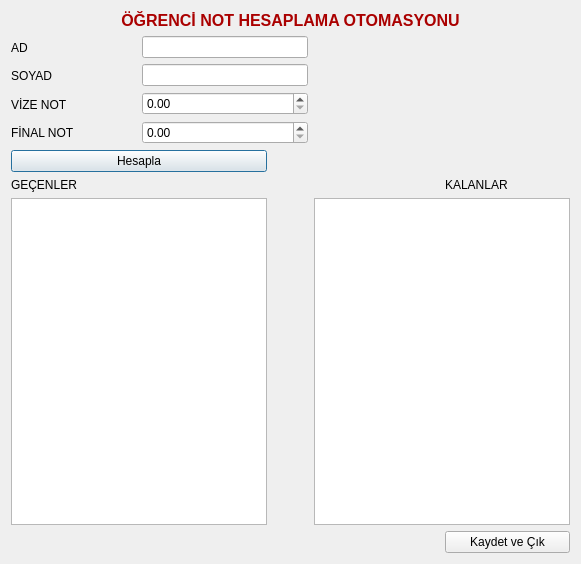
<?xml version="1.0" encoding="UTF-8"?>
<ui version="4.0">
 <class>Dialog</class>
 <widget class="QDialog" name="Dialog">
  <property name="geometry">
   <rect>
    <x>0</x>
    <y>0</y>
    <width>581</width>
    <height>564</height>
   </rect>
  </property>
  <property name="windowTitle">
   <string>Dialog</string>
  </property>
  <layout class="QGridLayout" name="gridLayout">
   <item row="3" column="4">
    <widget class="QLabel" name="label_7">
     <property name="text">
      <string>KALANLAR</string>
     </property>
    </widget>
   </item>
   <item row="3" column="0" colspan="2">
    <widget class="QLabel" name="label_6">
     <property name="text">
      <string>GEÇENLER</string>
     </property>
    </widget>
   </item>
   <item row="2" column="0" colspan="2">
    <widget class="QPushButton" name="BTN_hesapla">
     <property name="text">
      <string>Hesapla</string>
     </property>
    </widget>
   </item>
   <item row="5" column="4">
    <widget class="QPushButton" name="BTN_kaydet">
     <property name="text">
      <string>Kaydet ve Çık</string>
     </property>
    </widget>
   </item>
   <item row="1" column="0">
    <layout class="QVBoxLayout" name="verticalLayout">
     <item>
      <widget class="QLabel" name="label_2">
       <property name="text">
        <string>AD</string>
       </property>
      </widget>
     </item>
     <item>
      <widget class="QLabel" name="label_3">
       <property name="text">
        <string>SOYAD</string>
       </property>
      </widget>
     </item>
     <item>
      <widget class="QLabel" name="label_4">
       <property name="text">
        <string>VİZE NOT</string>
       </property>
      </widget>
     </item>
     <item>
      <widget class="QLabel" name="label_5">
       <property name="text">
        <string>FİNAL NOT</string>
       </property>
      </widget>
     </item>
    </layout>
   </item>
   <item row="4" column="0" colspan="2">
    <widget class="QListWidget" name="LW_gecenler"/>
   </item>
   <item row="4" column="3" colspan="2">
    <widget class="QListWidget" name="LW_kalanLar"/>
   </item>
   <item row="4" column="2">
    <spacer name="horizontalSpacer">
     <property name="orientation">
      <enum>Qt::Vertical</enum>
     </property>
     <property name="sizeHint" stdset="0">
      <size>
       <width>10</width>
       <height>40</height>
      </size>
     </property>
    </spacer>
   </item>
   <item row="1" column="1" colspan="2">
    <layout class="QVBoxLayout" name="verticalLayout_2">
     <item>
      <widget class="QLineEdit" name="LE_ad"/>
     </item>
     <item>
      <widget class="QLineEdit" name="LE_soyad"/>
     </item>
     <item>
      <widget class="QDoubleSpinBox" name="SB_vize"/>
     </item>
     <item>
      <widget class="QDoubleSpinBox" name="SB_final"/>
     </item>
    </layout>
   </item>
   <item row="0" column="0" colspan="5">
    <widget class="QLabel" name="label">
     <property name="font">
      <font>
       <pointsize>12</pointsize>
       <bold>true</bold>
      </font>
     </property>
     <property name="styleSheet">
      <string notr="true">color: rgb(170, 0, 0);</string>
     </property>
     <property name="text">
      <string>ÖĞRENCİ NOT HESAPLAMA OTOMASYONU</string>
     </property>
     <property name="alignment">
      <set>Qt::AlignCenter</set>
     </property>
    </widget>
   </item>
  </layout>
 </widget>
 <resources/>
 <connections/>
</ui>
